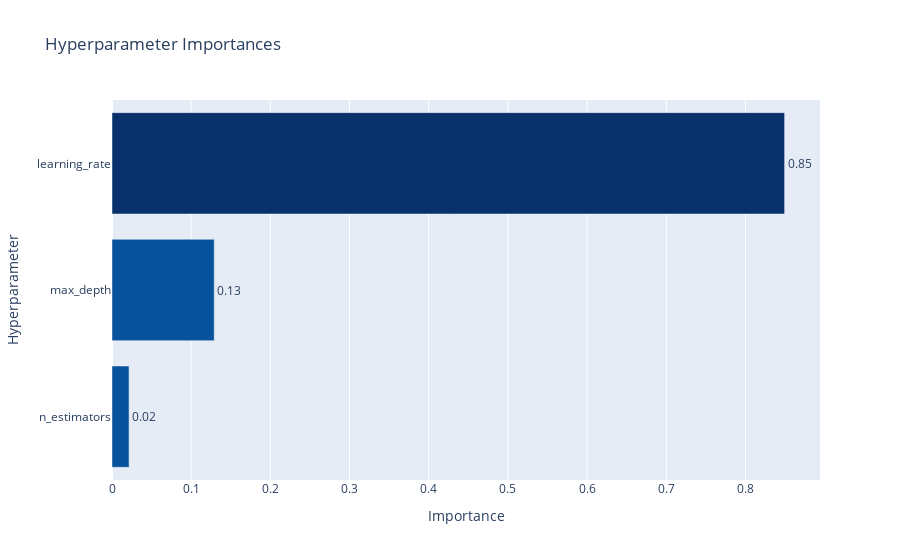

Write notebook code for a chart like this one.
### Code cell
plot_param_importances(study2)

### Figure 1 — Plotly figure (JSON) as saved in the notebook; plotly's stock layout.template omitted (floating-point values rounded to 4 significant figures)
{"data": [{"cliponaxis": false, "hovertemplate": ["n_estimators (IntLogUniformDistribution): 0.021530559587832548<extra></extra>", "max_depth (IntUniformDistribution): 0.12907094081062667<extra></extra>", "learning_rate (UniformDistribution): 0.8493984996015408<extra></extra>"], "marker": {"color": ["rgb(8,81,156)", "rgb(8,81,156)", "rgb(8,48,107)"]}, "orientation": "h", "text": ["0.021530559587832548", "0.12907094081062667", "0.8493984996015408"], "textposition": "outside", "texttemplate": "%{text:.2f}", "type": "bar", "x": [0.02153, 0.1291, 0.8494], "y": ["n_estimators", "max_depth", "learning_rate"]}], "layout": {"showlegend": false, "title": {"text": "Hyperparameter Importances"}, "xaxis": {"title": {"text": "Importance"}}, "yaxis": {"title": {"text": "Hyperparameter"}}}}
